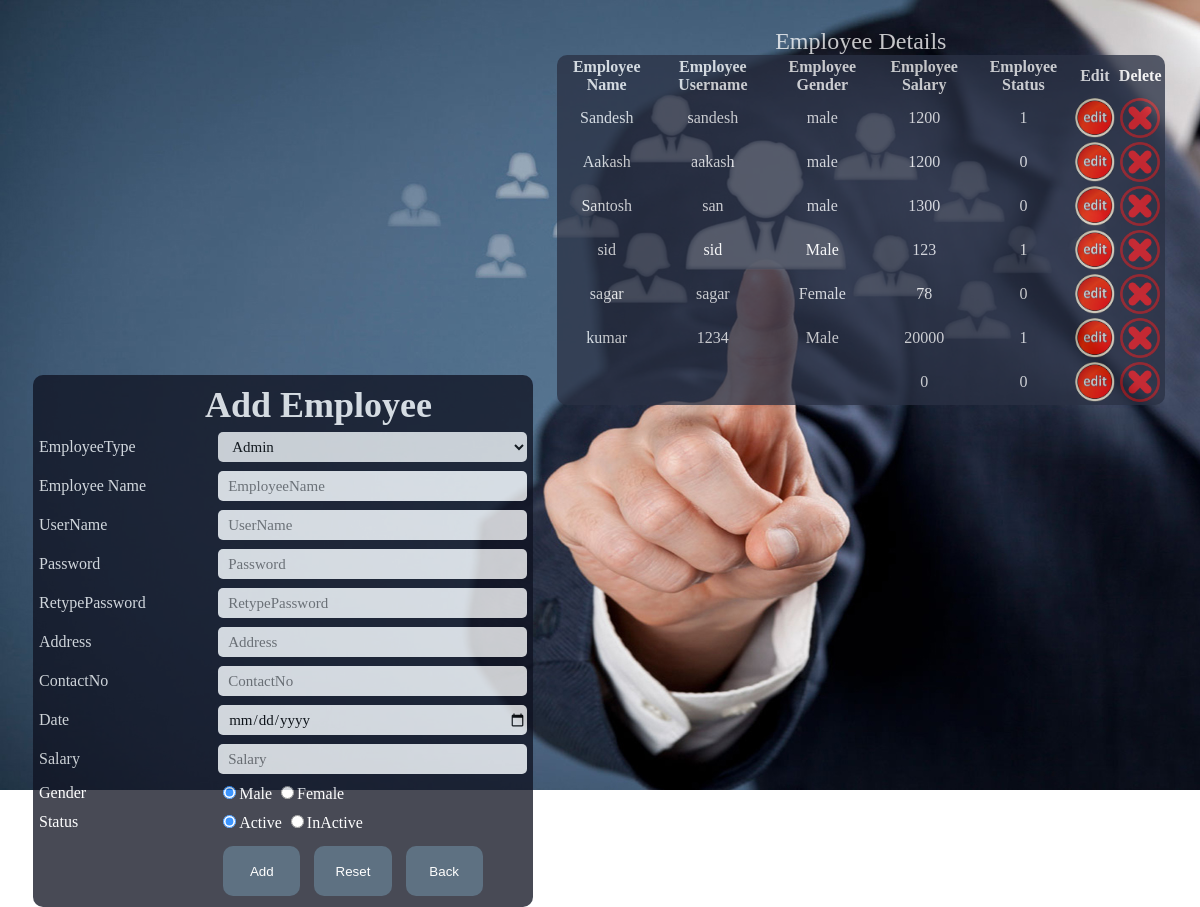
/addemployee.php (signed in), run on the app's committed database.
### tables this page shows
CREATE TABLE `employee` (
  `emp_id` int(11) NOT NULL AUTO_INCREMENT,
  `emp_name` varchar(255) NOT NULL,
  `emp_username` varchar(255) NOT NULL,
  `emp_password` varchar(12) NOT NULL,
  `emp_gender` varchar(255) NOT NULL,
  `emp_address` varchar(255) DEFAULT NULL,
  `emp_cellno` varchar(255) NOT NULL,
  `emp_hiredate` date DEFAULT NULL,
  `emp_salary` int(11) NOT NULL,
  `emp_active` int(4) NOT NULL,
  `emptype` int(11) DEFAULT NULL,
  PRIMARY KEY (`emp_id`),
  KEY `emptype` (`emptype`),
  CONSTRAINT `employee_ibfk_1` FOREIGN KEY (`emptype`) REFERENCES `employee_type` (`emp_type_id`)
);

### addemployee.php (the view, shortened to what this page needs)
<html>
 <head>
  <link rel="stylesheet" type="text/css" href="addemployee.css">
 </head>
  <body>
	<?php
	echo "<div id='tble'><table border='0' id='fom1'>
  <caption><font size='5'>Employee Details</font></caption>
	 <tr>
	 <th>Employee Name</th>
	 <th>Employee Username</th>
	 <th>Employee Gender</th>
	 <th>Employee Salary</th>
	 <th>Employee Status</th>
	 <th>Edit</th>
	 <th>Delete</th>
     </tr>";
 $con=mysqli_connect("localhost","root","","ishopmangementsystem");
 $sql="select * from employee";
 $res=$con->query($sql);
 while($row=$res->fetch_assoc())
 {
   echo "<tr><td><center>".$row["emp_name"]."</center></td><td><center>".$row['emp_username'].
   "</center></td><td><center>".$row['emp_gender']."</center></td><td><center>".
   $row['emp_salary']."</center></td><td><center>".$row['emp_active']."</center></td>";
   echo "<td><center><a href='edit_employee.php?eid=".$row["emp_id"]."'><img src='edit.png' height='40px' width='40px'></a></center></td>";
   echo "<td><center><a href='addemployee.php?did=".$row["emp_id"]."'><img src='del.png' width='40px' height='40px'></a></center></td></tr>";
 }
 echo "</table></div>";
?>
	<br><br>
  <div  >
     <form  action="addemployee.php" method="POST" onsubmit="return check();" >
     <table border="0" cellspacing="3" cellpadding="3" width="100%" height="auto" id="fom">
      <th id="txt" colspan="2">Add Employee</th>
    <tr>
      <td >EmployeeType</td>
	     <td ><select id="list" name="type" class="inpt">
                <?php
		            $con=mysqli_connect("localhost","root","","ishopmangementsystem");
                $sql="select * from employee_type";
		            $res=$con->query($sql);
		            while($row=$res->fetch_assoc())
		                {
		                  echo "<option>".$row['emp_type']."</option>";
		                }
                  ?>
	             </select>
        </td>
    </tr>
	  <tr>
      <td>Employee Name</td>
      <td><input type="text" name="empname" placeholder="EmployeeName" id="emp" class="inpt"></td>
    </tr>
	  <tr>
        <td>UserName</td>
        <td><input type="text" name="username" placeholder="UserName"  id="user" class="inpt"></td>
    </tr>
    <tr>
        <td>Password</td>
        <td><input type="password" name="password"  placeholder="Password" id="pass" class="inpt"></td>
    </tr>
	  <tr>
      <td>RetypePassword</td>
      <td><input type="password" name="repassword"  placeholder="RetypePassword" id="repass" class="inpt"></td>
    </tr>
    <tr>
	     <td>Address</td>
       <td><input type="text" name="address" placeholder="Address" id="address" class="inpt"></td>
	  </tr>
    <tr>
      <td>ContactNo</td>
      <td><input type="number" name="contact" placeholder="ContactNo" id="con" class="inpt"></td>
     </tr>
     <tr>
	     <td>Date</td>
       <td><input type="Date" name="date"  id="date" class="inpt"></td>
      </tr>
      <tr>
	       <td>Salary</td>
         <td><input type="number" name="salary"  id="salary" class="inpt" placeholder="Salary"></td>
      </tr>
      <tr>
	       <td>Gender</td>
         <td><input type="radio" name="gender" value="Male" id="male" checked >Male
	  <input type="radio" name="gender" value="Female" id="female" >Female</td>
	  <tr>
      <td>Status</td>
      <td><input type="radio" name="status" value="1" id="active" checked >Active
	  <input type="radio" name="status" value="0" id="inactive" >InActive</td></tr>
    <tr>
    <td>
	  </td>
    <td>
       <input type="submit" value="Add" name="add"  id="add" class="btn">
       <input type="reset" value="Reset" name="reset"  id="Reset" class="btn">
       <input type="submit" value="Back" name="back"  id="Back" class="btn">
	  </td>
    </tr>
		</table>
    </form>
    </div>
</body>
</html>

### addemployee.css (style rules this page uses)
body { background:url(emp1.jpg); background-repeat:no-repeat; }
#tble { float:right; width: 57%; }
#fom1 { float:left; margin-top: 20px; width:90%; height:auto; margin-left: 40px; font-family: "Comic Sans MS"; background: rgb(42,49,68); border-radius: 10px; color:white; opacity: 0.76; }
table { width:100%; }
#fom { float:left; margin-top: -30px; width:500px; height:520px; margin-left: 25px; font-family: "Comic Sans MS"; background: rgb(15,18,33); border-radius: 10px; transition: 0.9s ease-in-out; color:white; opacity: 0.76; }
.inpt { width:100%; height: 30px; padding-left: 10px; font-family: "Comic Sans MS"; font-size: 15px; border:none; border-radius: 5px; }
#txt { color:white; padding-left:15%; font-size: 36px; position: relative; top:3px; font-family: "Monotype Corsiva"; transition: 0.9s ease-in-out; }
.btn { margin:5px; width:25%; height: 50px; background: rgb(44,69,91); color:white; text-align: center; border: none; border-radius: 10px; }

### data on the page
employee: emp_name "Sandesh", emp_username "sandesh", emp_gender "male", emp_salary "1200", emp_active "1"
employee: emp_name "Aakash", emp_username "aakash", emp_gender "male", emp_salary "1200", emp_active "0"
employee: emp_name "Santosh", emp_username "san", emp_gender "male", emp_salary "1300", emp_active "0"
employee: emp_name "sid", emp_username "sid", emp_gender "Male", emp_salary "123", emp_active "1"
employee: emp_name "sagar", emp_username "sagar", emp_gender "Female", emp_salary "78", emp_active "0"
employee: emp_name "kumar", emp_username "1234", emp_gender "Male", emp_salary "20000", emp_active "1"
employee: emp_salary "0", emp_active "0"

### other printed values
form field type "Admin"
